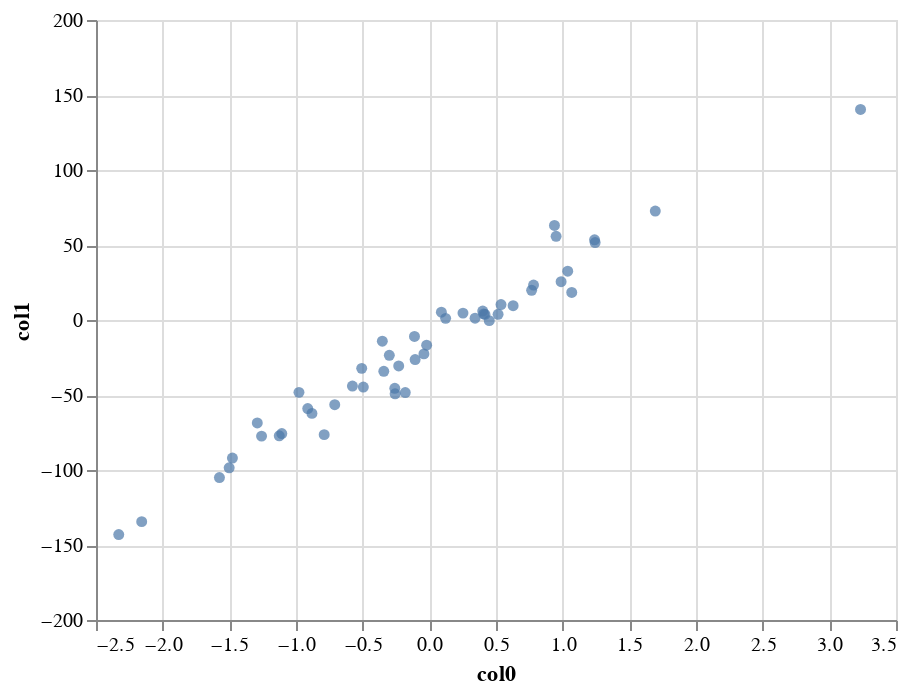

The notebook cell this image was saved under:
### Code cell
X, y = make_regression(n_samples=50, n_features=1, noise=10, bias=-14.5)
make_chart(X,y)

### Figure 1 — Vega-Lite specification as saved in the notebook (floating-point values rounded to 4 significant figures)
{"config": {"view": {"continuousWidth": 400, "continuousHeight": 300}}, "data": {"name": "data-079e16aa06943b513be87ef87507af90"}, "mark": "circle", "encoding": {"x": {"field": "col0", "type": "quantitative"}, "y": {"field": "col1", "type": "quantitative"}}, "$schema": "https://vega.github.io/schema/vega-lite/v4.17.0.json", "datasets": {"data-079e16aa06943b513be87ef87507af90": [{"col0": 0.2524, "col1": 4.597}, {"col0": 0.5375, "col1": 10.3}, {"col0": -1.477, "col1": -92.03}, {"col0": 0.5156, "col1": 3.797}, {"col0": -0.259, "col1": -45.53}, {"col0": -0.8804, "col1": -62.26}, {"col0": -0.1114, "col1": -10.94}, {"col0": -0.02023, "col1": -16.82}, {"col0": 0.6285, "col1": 9.562}, {"col0": 0.9385, "col1": 63.05}, {"col0": 0.4005, "col1": 5.946}, {"col0": -2.329, "col1": -143.0}, {"col0": -1.574, "col1": -105.0}, {"col0": 0.7672, "col1": 19.8}, {"col0": -0.3001, "col1": -23.55}, {"col0": 0.1222, "col1": 1.084}, {"col0": -0.9778, "col1": -48.24}, {"col0": -0.1804, "col1": -48.36}, {"col0": 1.244, "col1": 51.6}, {"col0": 0.4175, "col1": 3.74}, {"col0": -0.7094, "col1": -56.48}, {"col0": -0.5767, "col1": -44.03}, {"col0": 0.09021, "col1": 5.215}, {"col0": -1.107, "col1": -75.72}, {"col0": 0.4495, "col1": -0.4302}, {"col0": -1.501, "col1": -98.52}, {"col0": -0.3415, "col1": -34.22}, {"col0": -0.7886, "col1": -76.42}, {"col0": -2.157, "col1": -134.4}, {"col0": 0.4078, "col1": 4.067}, {"col0": -0.04066, "col1": -22.6}, {"col0": 0.9508, "col1": 55.79}, {"col0": -0.495, "col1": -44.68}, {"col0": -0.912, "col1": -59.06}, {"col0": -0.2297, "col1": -30.61}, {"col0": -1.258, "col1": -77.41}, {"col0": 0.3431, "col1": 1.18}, {"col0": 0.9883, "col1": 25.57}, {"col0": 1.068, "col1": 18.34}, {"col0": -0.3526, "col1": -14.15}, {"col0": -0.5072, "col1": -32.24}, {"col0": -0.2566, "col1": -49.17}, {"col0": 1.239, "col1": 53.43}, {"col0": 0.7816, "col1": 23.28}, {"col0": -0.1065, "col1": -26.39}, {"col0": -1.126, "col1": -77.23}, {"col0": -1.29, "col1": -68.62}, {"col0": 1.038, "col1": 32.52}, {"col0": 1.695, "col1": 72.64}, {"col0": 3.234, "col1": 140.4}]}}
